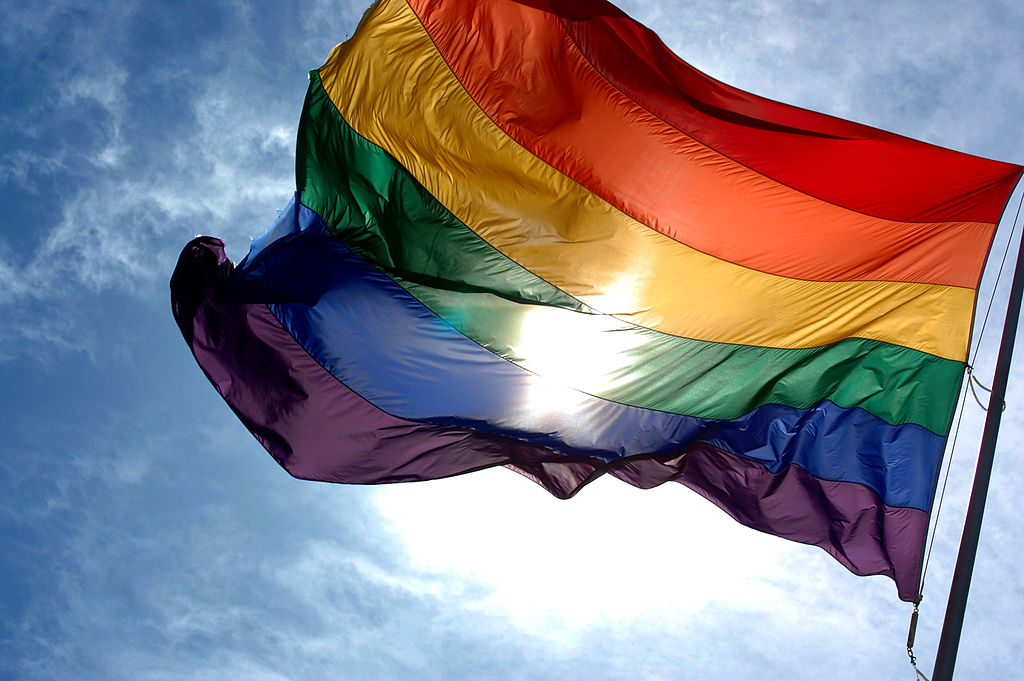
#> input picture 1_4_Feature_Vectors/images/rainbow_flag.jpg, 1024 x 681 px
$ jupyter execute 'Image pyramids.ipynb'   (shell and % lines are left out)
#> lines starting #> are read from the running program, lines starting #| are printed output that depends on the picture
[cell 1]
import numpy as np
import matplotlib.pyplot as plt
import cv2

[cell 2]
image = cv2.imread("images/rainbow_flag.jpg")
#> image is the input picture: shape (681, 1024, 3); mean B, G, R 139.6, 129.7, 134
image = cv2.cvtColor(image, cv2.COLOR_BGR2RGB)
plt.imshow(image)

[cell 3]
level_1 = cv2.pyrDown(image)
level_2 = cv2.pyrDown(level_1)
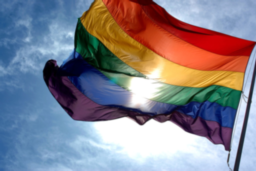
#> level_2: shape (171, 256, 3); mean R, G, B 133.9, 129.7, 139.7
level_3 = cv2.pyrDown(level_2)
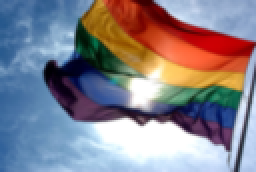
#> level_3: shape (86, 128, 3) (shown 2 times larger); mean R, G, B 133.7, 129.7, 139.9

f, (ax1, ax2, ax3, ax4) = plt.subplots(1, 4, figsize=(20, 10))

ax1.set_title('original')
ax1.imshow(image)

ax2.imshow(level_1)
ax2.set_xlim([0, image.shape[1]])
ax2.set_ylim([0, image.shape[0]])

ax3.imshow(level_2)
ax3.set_xlim([0, image.shape[1]])
ax3.set_ylim([0, image.shape[0]])

ax4.imshow(level_3)
ax4.set_xlim([0, image.shape[1]])
ax4.set_ylim([0, image.shape[0]])
#> Out = (0, 681)
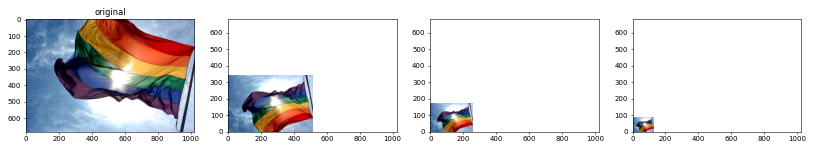
#> figure drawn by matplotlib, 4 panels

[cell 4]
plt.rcParams['figure.figsize'] = [20, 10]
image = cv2.imread('./images/face.jpeg')
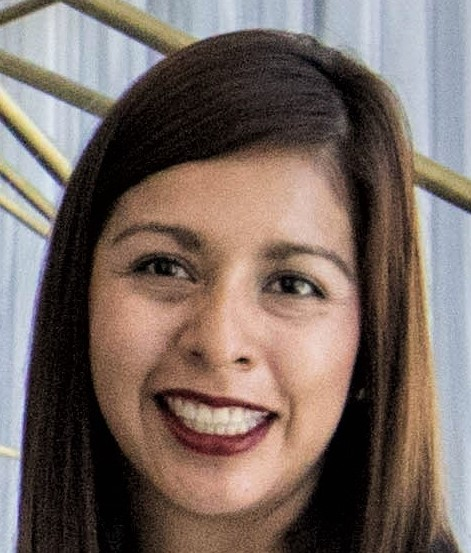
#> input picture 1_4_Feature_Vectors/images/face.jpeg, 471 x 553 px
#> image is the input picture: shape (553, 471, 3); mean B, G, R 98.9, 105.9, 121

training_image = cv2.cvtColor(image, cv2.COLOR_BGR2RGB)
training_gray = cv2.cvtColor(image, cv2.COLOR_BGR2GRAY)
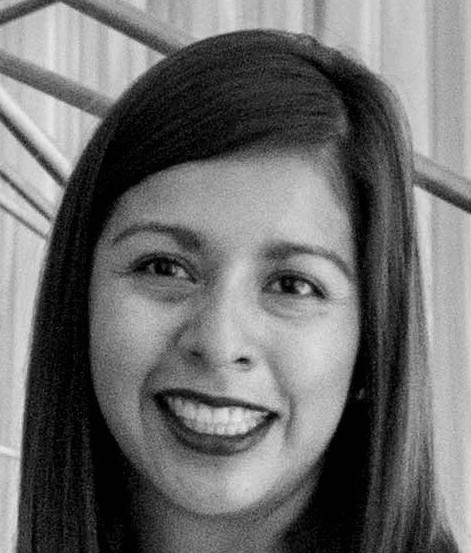
#> training_gray: shape (553, 471); min 0, max 238, mean 109.6

plt.subplot(121)
plt.imshow(training_image)
plt.subplot(122)
plt.imshow(training_gray, cmap='gray')

[cell 5]
import copy
plt.rcParams['figure.figsize'] = [14.0, 7.0]
orb = cv2.ORB_create(200, 2.0)

keypoints, descriptor = orb.detectAndCompute(training_gray, None)
#> keypoints = 175 keypoints; strongest (x, y, size): (306, 286, 62), (252, 420, 124), (272, 412, 124), (300, 288, 124)
keyp_without_size = copy.copy(training_image)
keyp_with_size = copy.copy(training_image)

[cell 6]
cv2.drawKeypoints(training_image, keypoints, keyp_without_size, color=(0, 255, 0))
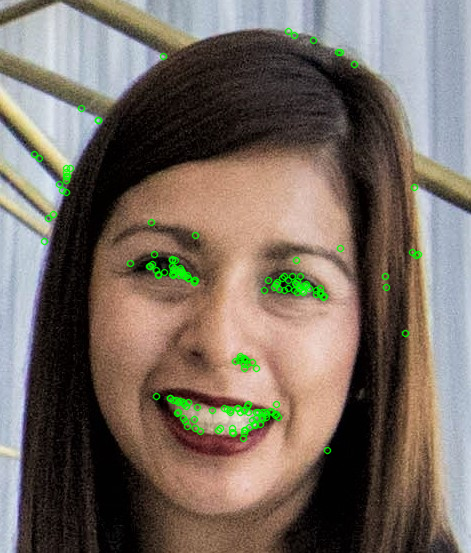
#> keyp_without_size: shape (553, 471, 3); mean R, G, B 119.6, 107.7, 97.8

cv2.drawKeypoints(training_image, keypoints, keyp_with_size, flags = cv2.DRAW_MATCHES_FLAGS_DRAW_RICH_KEYPOINTS)
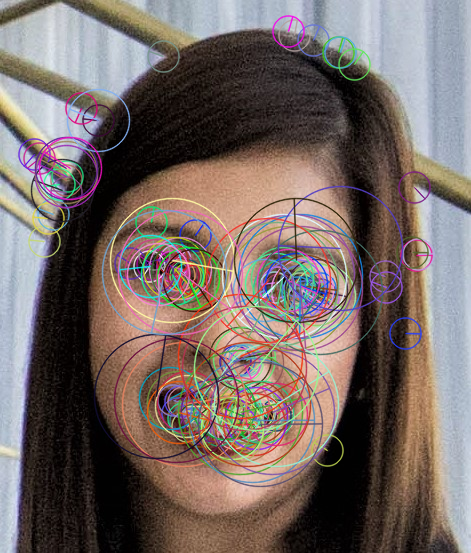
#> keyp_with_size: shape (553, 471, 3); mean R, G, B 118.5, 105.6, 101.2

plt.subplot(121)
plt.imshow(keyp_without_size)

plt.subplot(122)
plt.imshow(keyp_with_size)

print(len(keypoints))
#| 175
